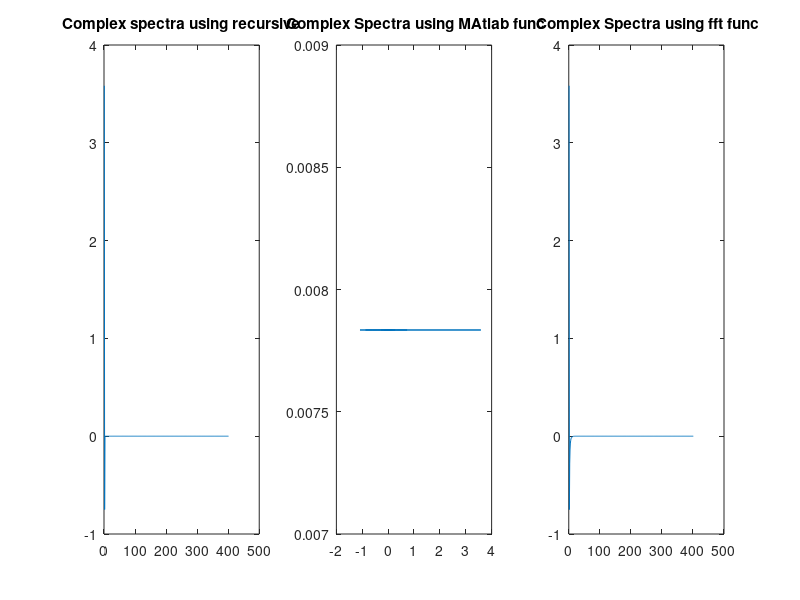
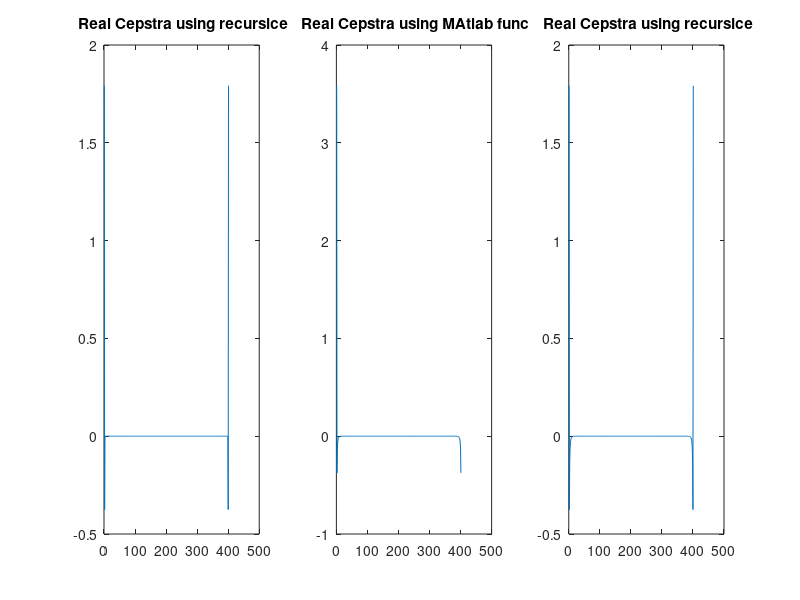

Write the MATLAB code that produced these figures, in order.
clc; clear all; close all;
n= 0:400
yy=zeros(1,401);
yy(1)=1;
yy(2)=-1;
yyy=zeros(1,401);
for i =1:400
    yyy(i)= 9*yy(i+1)-27*yy(i)
end

h = fft(yyy);
logh = log(abs(h)) + sqrt(-1)*unwrap(angle(h));
yyyy = real(ifft(logh));

y=fliplr(yyy);
ycap= zeros(1,401);
ycap(401)=log(abs(y(401)));

for i = 400:-1:1
    sum=0;
    for k= i:-1:400
        sum= sum+ (((k-1)/(i-1))*ycap(k)*(y(i-k+1)/y(401)));
    end
    ycap(i)= (y(i)/y(401)) -sum
end
subplot(1,3,1);
 plot(fliplr(ycap))
 title('Complex spectra using recursive');
 subplot(1,3,2);
 plot(cceps(y))
title(' Complex Spectra using MAtlab func')
 subplot(1,3,3);
 plot(yyyy)
title(' Complex Spectra using fft func')
figure()
subplot(1,3,1);
realycap= 0.5* (ycap+fliplr(ycap))
plot(realycap)
title(' Real Cepstra using recursice')
subplot(1,3,2);
plot(rceps(y))
title(' Real Cepstra using MAtlab func')
subplot(1,3,3);
realyyyy= 0.5* (yyyy+fliplr(yyyy))
plot(realyyyy)
title(' Real Cepstra using recursice')